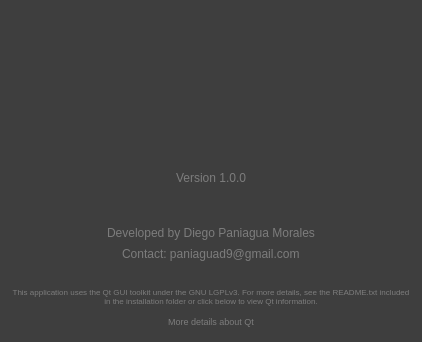
<?xml version="1.0" encoding="UTF-8"?>
<ui version="4.0">
 <class>Popup_About_Main</class>
 <widget class="QDialog" name="Popup_About_Main">
  <property name="geometry">
   <rect>
    <x>0</x>
    <y>0</y>
    <width>422</width>
    <height>342</height>
   </rect>
  </property>
  <property name="windowTitle">
   <string>About</string>
  </property>
  <property name="styleSheet">
   <string notr="true">background-color:rgb(62, 62, 62);
color: rgb(235, 235, 235);</string>
  </property>
  <layout class="QVBoxLayout" name="verticalLayout">
   <item>
    <spacer name="verticalSpacer_3">
     <property name="orientation">
      <enum>Qt::Orientation::Vertical</enum>
     </property>
     <property name="sizeType">
      <enum>QSizePolicy::Policy::Maximum</enum>
     </property>
     <property name="sizeHint" stdset="0">
      <size>
       <width>20</width>
       <height>35</height>
      </size>
     </property>
    </spacer>
   </item>
   <item alignment="Qt::AlignmentFlag::AlignHCenter">
    <widget class="QLabel" name="img_tool">
     <property name="sizePolicy">
      <sizepolicy hsizetype="Preferred" vsizetype="Preferred">
       <horstretch>0</horstretch>
       <verstretch>0</verstretch>
      </sizepolicy>
     </property>
     <property name="minimumSize">
      <size>
       <width>0</width>
       <height>68</height>
      </size>
     </property>
     <property name="maximumSize">
      <size>
       <width>249</width>
       <height>68</height>
      </size>
     </property>
     <property name="text">
      <string/>
     </property>
     <property name="pixmap">
      <pixmap resource="resources.qrc">:/resources/banner_app.png</pixmap>
     </property>
     <property name="scaledContents">
      <bool>true</bool>
     </property>
     <property name="wordWrap">
      <bool>false</bool>
     </property>
    </widget>
   </item>
   <item>
    <spacer name="verticalSpacer">
     <property name="orientation">
      <enum>Qt::Orientation::Vertical</enum>
     </property>
     <property name="sizeType">
      <enum>QSizePolicy::Policy::Maximum</enum>
     </property>
     <property name="sizeHint" stdset="0">
      <size>
       <width>20</width>
       <height>50</height>
      </size>
     </property>
    </spacer>
   </item>
   <item alignment="Qt::AlignmentFlag::AlignHCenter">
    <widget class="QLabel" name="lbl_version">
     <property name="styleSheet">
      <string notr="true">color: rgb(124, 124, 124);</string>
     </property>
     <property name="text">
      <string>Version 1.0.0</string>
     </property>
     <property name="alignment">
      <set>Qt::AlignmentFlag::AlignLeading|Qt::AlignmentFlag::AlignLeft|Qt::AlignmentFlag::AlignVCenter</set>
     </property>
    </widget>
   </item>
   <item>
    <spacer name="verticalSpacer_2">
     <property name="orientation">
      <enum>Qt::Orientation::Vertical</enum>
     </property>
     <property name="sizeType">
      <enum>QSizePolicy::Policy::Maximum</enum>
     </property>
     <property name="sizeHint" stdset="0">
      <size>
       <width>20</width>
       <height>35</height>
      </size>
     </property>
    </spacer>
   </item>
   <item alignment="Qt::AlignmentFlag::AlignHCenter">
    <widget class="QLabel" name="lbl_Developed">
     <property name="styleSheet">
      <string notr="true">color: rgb(124, 124, 124);</string>
     </property>
     <property name="text">
      <string>Developed by Diego Paniagua Morales</string>
     </property>
     <property name="alignment">
      <set>Qt::AlignmentFlag::AlignLeading|Qt::AlignmentFlag::AlignLeft|Qt::AlignmentFlag::AlignVCenter</set>
     </property>
    </widget>
   </item>
   <item alignment="Qt::AlignmentFlag::AlignHCenter">
    <widget class="QLabel" name="lbl_contact">
     <property name="styleSheet">
      <string notr="true">color: rgb(124, 124, 124);</string>
     </property>
     <property name="text">
      <string>Contact: paniaguad9@gmail.com</string>
     </property>
     <property name="alignment">
      <set>Qt::AlignmentFlag::AlignLeading|Qt::AlignmentFlag::AlignLeft|Qt::AlignmentFlag::AlignVCenter</set>
     </property>
    </widget>
   </item>
   <item>
    <spacer name="verticalSpacer_4">
     <property name="orientation">
      <enum>Qt::Orientation::Vertical</enum>
     </property>
     <property name="sizeType">
      <enum>QSizePolicy::Policy::Fixed</enum>
     </property>
     <property name="sizeHint" stdset="0">
      <size>
       <width>20</width>
       <height>20</height>
      </size>
     </property>
    </spacer>
   </item>
   <item>
    <widget class="QLabel" name="lbl_textQt">
     <property name="sizePolicy">
      <sizepolicy hsizetype="Minimum" vsizetype="Maximum">
       <horstretch>0</horstretch>
       <verstretch>0</verstretch>
      </sizepolicy>
     </property>
     <property name="minimumSize">
      <size>
       <width>0</width>
       <height>0</height>
      </size>
     </property>
     <property name="maximumSize">
      <size>
       <width>400</width>
       <height>16777215</height>
      </size>
     </property>
     <property name="font">
      <font>
       <pointsize>6</pointsize>
      </font>
     </property>
     <property name="styleSheet">
      <string notr="true">color: rgb(124, 124, 124);</string>
     </property>
     <property name="text">
      <string>This application uses the Qt GUI toolkit under the GNU LGPLv3. For more details, see the README.txt included in the installation folder or click below to view Qt information.</string>
     </property>
     <property name="scaledContents">
      <bool>true</bool>
     </property>
     <property name="alignment">
      <set>Qt::AlignmentFlag::AlignCenter</set>
     </property>
     <property name="wordWrap">
      <bool>true</bool>
     </property>
     <property name="indent">
      <number>0</number>
     </property>
    </widget>
   </item>
   <item>
    <widget class="QPushButton" name="btn_aboutQt">
     <property name="font">
      <font>
       <pointsize>7</pointsize>
      </font>
     </property>
     <property name="styleSheet">
      <string notr="true">color: rgb(124, 124, 124);</string>
     </property>
     <property name="text">
      <string>More details about Qt</string>
     </property>
     <property name="flat">
      <bool>true</bool>
     </property>
    </widget>
   </item>
  </layout>
 </widget>
 <resources>
  <include location="resources.qrc"/>
 </resources>
 <connections/>
</ui>
